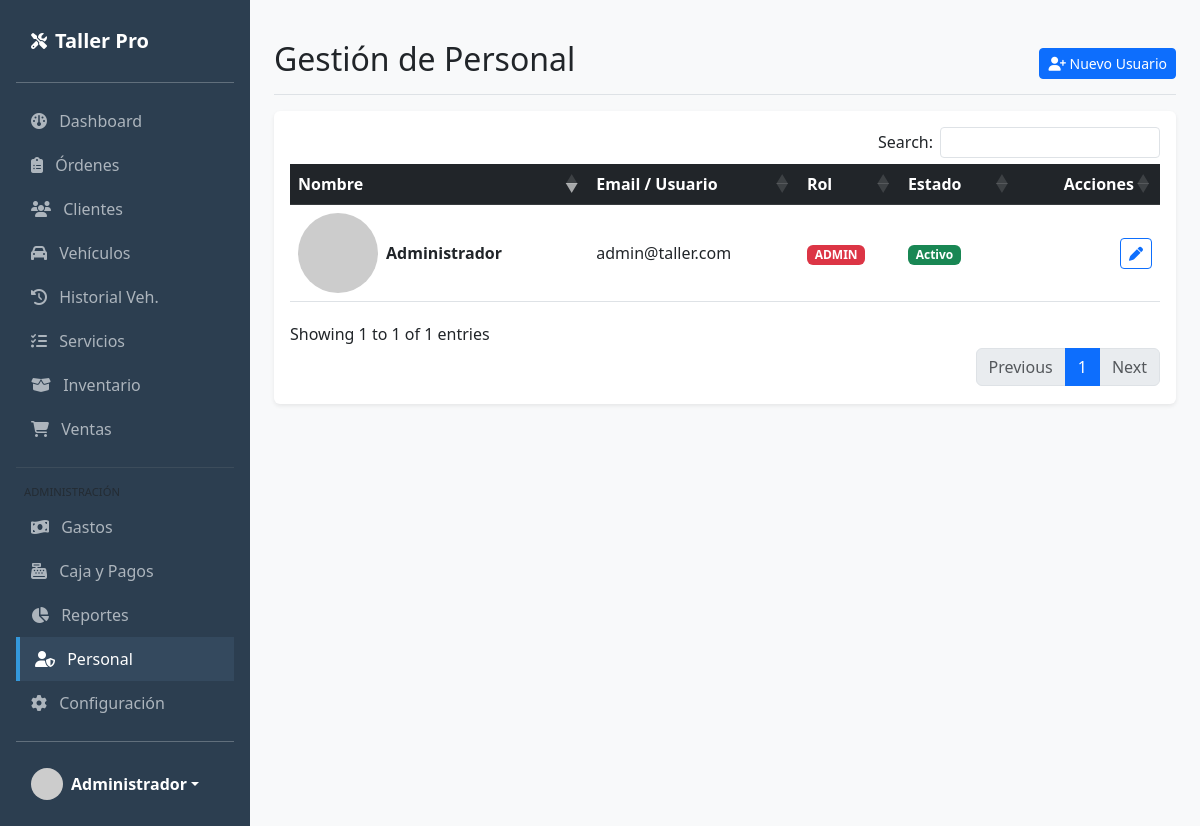
/usuarios (signed in), run on the app's committed database.
### tables this page shows
CREATE TABLE IF NOT EXISTS `configuracion` (
  `id` int NOT NULL AUTO_INCREMENT,
  `nombre_sistema` varchar(100) DEFAULT 'Sistema Taller',
  `moneda` varchar(10) DEFAULT 'PEN',
  `simbolo_moneda` varchar(5) DEFAULT 'S/',
  `impuesto` decimal(5,2) DEFAULT '18.00',
  `telefono` varchar(20) DEFAULT NULL,
  `email` varchar(100) DEFAULT NULL,
  `direccion` text,
  `updated_at` timestamp NULL DEFAULT CURRENT_TIMESTAMP ON UPDATE CURRENT_TIMESTAMP,
  `logo` varchar(100) DEFAULT NULL,
  `terminos_orden` text,
  `mensaje_ticket` varchar(255) DEFAULT 'Gracias por su preferencia!',
  PRIMARY KEY (`id`)
);

CREATE TABLE IF NOT EXISTS `usuarios` (
  `id` int NOT NULL AUTO_INCREMENT,
  `nombre` varchar(100) NOT NULL,
  `email` varchar(100) NOT NULL,
  `password` varchar(255) NOT NULL,
  `rol` enum('Jefe','Admin','Recepcionista','Mecánico') DEFAULT 'Recepcionista',
  `estado` tinyint DEFAULT '1',
  `created_at` timestamp NULL DEFAULT CURRENT_TIMESTAMP,
  PRIMARY KEY (`id`),
  UNIQUE KEY `email` (`email`)
);

### app/Views/usuarios/index.php (the view, shortened to what the rows shown need)
<?php require_once __DIR__ . '/../partials/header.php'; ?>
<div class="d-flex justify-content-between flex-wrap flex-md-nowrap align-items-center pt-3 pb-2 mb-3 border-bottom">
    <h1 class="h2">Gestión de Personal</h1>
    <div class="btn-toolbar mb-2 mb-md-0">
        <button type="button" class="btn btn-sm btn-primary" onclick="abrirModalCrear()">
            <i class="fa-solid fa-user-plus"></i> Nuevo Usuario
        </button>
    </div>
</div>
<div class="card shadow-sm">
    <div class="card-body">
        <div class="table-responsive">
            <table class="table table-hover align-middle" id="datatable">
                <thead class="table-dark">
                    <tr>
                        <th>Nombre</th>
                        <th>Email / Usuario</th>
                        <th>Rol</th>
                        <th>Estado</th>
                        <th class="text-end">Acciones</th>
                    </tr>
                </thead>
                <tbody>
                    <?php if(!empty($usuarios)): ?>
                        <?php foreach($usuarios as $user): ?>
                            <tr class="<?php echo ($user->estado == 0) ? 'table-secondary opacity-75' : ''; ?>">
                                <td>
                                    <div class="d-flex align-items-center">
                                        <img src="https://ui-avatars.com/api/?name=<?php echo urlencode($user->nombre); ?>&background=random&size=32" class="rounded-circle me-2">
                                        <strong><?php echo $user->nombre; ?></strong>
                                    </div>
                                </td>
                                <td><?php echo $user->email; ?></td>
                                <td>
                                    <?php if($user->rol == 'Admin'): ?>
                                        <span class="badge bg-danger">ADMIN</span>
                                    <?php elseif($user->rol == 'Jefe'): ?>
                                        <span class="badge bg-dark">JEFE</span>
                                    <?php elseif($user->rol == 'Recepcionista'): ?>
                                        <span class="badge bg-success">RECEPCIONISTA</span>
                                    <?php else: ?>
                                        <span class="badge bg-info text-dark">MECÁNICO</span>
                                    <?php endif; ?>
                                </td>
                                <td>
                                    <?php if($user->estado == 1): ?>
                                        <span class="badge bg-success">Activo</span>
                                    <?php else: ?>
                                        <span class="badge bg-secondary">Bloqueado</span>
                                    <?php endif; ?>
                                </td>
                                <td class="text-end">
                                    <button class="btn btn-sm btn-outline-primary" onclick='editarUsuario(<?php echo json_encode($user); ?>)'>
                                        <i class="fa-solid fa-pen"></i>
                                    </button>
                                </td>
                            </tr>
                        <?php endforeach; ?>
                    <?php endif; ?>
                </tbody>
            </table>
        </div>
    </div>
</div>
<?php require_once __DIR__ . '/../partials/footer.php'; ?>

### app/Views/partials/header.php (shortened to what the rows shown need)
<!DOCTYPE html>
<html lang="es">
<head>
    <link href="https://cdn.jsdelivr.net/npm/bootstrap@5.3.0/dist/css/bootstrap.min.css" rel="stylesheet">
    <link rel="stylesheet" href="https://cdnjs.cloudflare.com/ajax/libs/font-awesome/6.4.0/css/all.min.css">
    <link rel="stylesheet" href="https://cdn.datatables.net/1.13.4/css/dataTables.bootstrap5.min.css">
    <link rel="stylesheet" href="https://cdn.datatables.net/buttons/2.3.6/css/buttons.bootstrap5.min.css">
    <link href="https://cdn.jsdelivr.net/npm/select2@4.1.0-rc.0/dist/css/select2.min.css" rel="stylesheet" />
    <link rel="stylesheet" href="https://cdn.jsdelivr.net/npm/select2-bootstrap-5-theme@1.3.0/dist/select2-bootstrap-5-theme.min.css" />
</head>
<body>
<div class="d-flex">
    <div class="sidebar d-flex flex-column flex-shrink-0 p-3" style="width: 250px;">
        <a href="/" class="d-flex align-items-center mb-3 mb-md-0 me-md-auto text-white text-decoration-none">
            <?php if(!empty($sistema->logo)): ?>
                <?php if(strpos($sistema->logo, 'data:') === 0): ?>
                    <img src="<?php echo $sistema->logo; ?>" height="30" class="me-2">
                <?php elseif(file_exists($_SERVER['DOCUMENT_ROOT'] . '/public/uploads/logo/' . $sistema->logo)): ?>
                    <img src="/uploads/logo/<?php echo $sistema->logo; ?>" height="30" class="me-2">
                <?php else: ?>
                    <i class="fa-solid fa-screwdriver-wrench me-2"></i>
                <?php endif; ?>
            <?php else: ?>
                <i class="fa-solid fa-screwdriver-wrench me-2"></i>
            <?php endif; ?>
            <span class="fs-5 fw-bold text-truncate"><?php echo substr($sistema->nombre_sistema, 0, 18); ?></span>
        </a>
        <hr>
        <ul class="nav nav-pills flex-column mb-auto">
            <li class="nav-item"><a href="/" class="<?php echo ($_SERVER['REQUEST_URI'] == '/' || $_SERVER['REQUEST_URI'] == '') ? 'active' : ''; ?>"><i class="fa-solid fa-gauge me-2"></i> Dashboard</a></li>
            <li><a href="/ordenes" class="<?php echo (strpos($_SERVER['REQUEST_URI'], '/ordenes') !== false) ? 'active' : ''; ?>"><i class="fa-solid fa-clipboard-list me-2"></i> Órdenes</a></li>
            <li><a href="/clientes" class="<?php echo (strpos($_SERVER['REQUEST_URI'], '/clientes') !== false) ? 'active' : ''; ?>"><i class="fa-solid fa-users me-2"></i> Clientes</a></li>
            <li><a href="/vehiculos" class="<?php echo (strpos($_SERVER['REQUEST_URI'], '/vehiculos') !== false) ? 'active' : ''; ?>"><i class="fa-solid fa-car me-2"></i> Vehículos</a></li>
            <li><a href="/vehiculos/historial" class="<?php echo (strpos($_SERVER['REQUEST_URI'], '/vehiculos/historial') !== false) ? 'active' : ''; ?>"><i class="fa-solid fa-clock-rotate-left me-2"></i> Historial Veh.</a></li>
            <li><a href="/servicios" class="<?php echo (strpos($_SERVER['REQUEST_URI'], '/servicios') !== false) ? 'active' : ''; ?>"><i class="fa-solid fa-list-check me-2"></i> Servicios</a></li>
            <li><a href="/productos" class="<?php echo (strpos($_SERVER['REQUEST_URI'], '/productos') !== false) ? 'active' : ''; ?>"><i class="fa-solid fa-box-open me-2"></i> Inventario</a></li>
            <li><a href="/ventas" class="<?php echo (strpos($_SERVER['REQUEST_URI'], '/ventas') !== false) ? 'active' : ''; ?>"><i class="fa-solid fa-cart-shopping me-2"></i> Ventas</a></li>
            <?php if(isset($_SESSION['user_role']) && in_array($_SESSION['user_role'], ['Admin', 'Jefe'])): ?>
                <hr class="text-secondary">
                <div class="small text-muted text-uppercase mb-1 ms-2" style="font-size:0.7em;">Administración</div>
                <li><a href="/gastos" class="<?php echo (strpos($_SERVER['REQUEST_URI'], '/gastos') !== false) ? 'active' : ''; ?>"><i class="fa-solid fa-money-bill-wave me-2"></i> Gastos</a></li>
                <li><a href="/pagos" class="<?php echo (strpos($_SERVER['REQUEST_URI'], '/pagos') !== false) ? 'active' : ''; ?>"><i class="fa-solid fa-cash-register me-2"></i> Caja y Pagos</a></li>
                <li><a href="/reportes" class="<?php echo (strpos($_SERVER['REQUEST_URI'], '/reportes') !== false) ? 'active' : ''; ?>"><i class="fa-solid fa-chart-pie me-2"></i> Reportes</a></li>
                <li><a href="/usuarios" class="<?php echo (strpos($_SERVER['REQUEST_URI'], '/usuarios') !== false) ? 'active' : ''; ?>"><i class="fa-solid fa-user-shield me-2"></i> Personal</a></li>
                <li><a href="/configuracion" class="<?php echo (strpos($_SERVER['REQUEST_URI'], '/configuracion') !== false) ? 'active' : ''; ?>"><i class="fa-solid fa-gear me-2"></i> Configuración</a></li>
            <?php endif; ?>
        </ul>
        <hr>
        <div class="dropdown">
            <a href="#" class="d-flex align-items-center text-white text-decoration-none dropdown-toggle" data-bs-toggle="dropdown">
                <img src="https://ui-avatars.com/api/?name=<?php echo urlencode($_SESSION['user_name'] ?? 'Admin'); ?>&background=random" width="32" height="32" class="rounded-circle me-2">
                <strong><?php echo $_SESSION['user_name'] ?? 'Usuario'; ?></strong>
            </a>
        </div>
    </div>
    <div class="container-fluid p-4" style="width: 100%;">

### data on the page
configuracion: nombre_sistema "Taller Pro"
usuarios: nombre "Administrador", email "admin@taller.com", rol "ADMIN", estado "Activo"

### other printed values
$_SESSION['user_name'] "Administrador"
